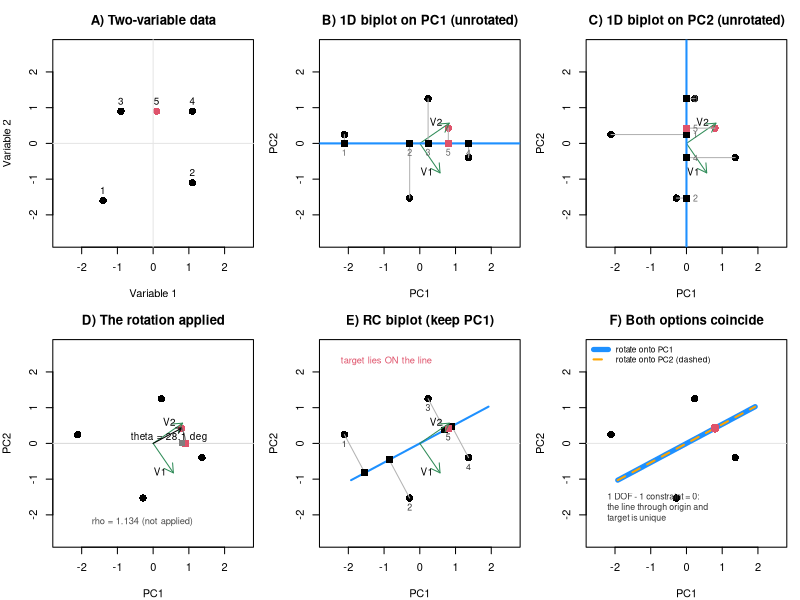

This chart was generated by the following R code:
# Originated in the `Explain XAI code` project's sandbox as
# `R/In-development/17_1a_toy-2d-to-1d-rotation.R` (snapshot 2026-09-10). This repo
# is now this script's home; edit it here.

# ============================================================================
# The Procrustes rotation at minimum scale — 2 variables reduced to a 1D biplot
# ----------------------------------------------------------------------------
# Supersedes "A3 Rotated Biplot.R", from which the data and the panel layout are
# taken. Redone in line with script 17_1: RC naming, trace-based RSS, and the
# adequacy / predictivity block.
#
# Five points in two variables are reduced to a ONE-dimensional biplot (r = 1),
# and the basis is rotated so that target point 5 lies exactly on that line.
# Because there is only one component left to draw, this is the smallest setting
# in which the rotation can be shown at all -- which is why it is a good place to
# build intuition, and why that intuition needs the warning at the bottom.
#
# THE QUESTION THIS SCRIPT ANSWERS: rotate onto PC1, or onto PC2?
#
# The answer is that IT MAKES NO DIFFERENCE. The two options produce the same
# rotation matrix A, the same retained axis, the same adequacy, the same RSS and
# the same sample predictivity. Only rho differs (1.134 vs 2.120), and rho is
# computed and then deliberately discarded -- by the thesis and by the package
# alike -- so nothing that is drawn depends on it.
#
# WHY THEY COINCIDE. The padding cbind(Y %*% Vr, 0) puts the retained score in
# SLOT 1 whichever component is nominated, so the target's reduced representation
# points along e1 either way. The Procrustes cross-product is C = 2*u*w' with
# w = (u_keep, 0): the same rank-1 column space (u) and row space (e1) in both
# cases, differing only by the scalar u_keep. A positive scalar does not change
# an SVD's singular vectors, so A comes out identical.
#
# The geometric version of the same statement: the retained axis is the TARGET'S
# OWN DIRECTION (verified below for all five points). In 2D there is exactly one
# line through the origin that contains the target, so there is nothing to choose.
#
# WHAT "DISAPPEARS", PRECISELY. Not PC2. BOTH original components disappear: the
# retained axis is RC1 = the target's direction, which is neither PC1 nor PC2, and
# the dropped axis is RC2 = its perpendicular. Per-variable adequacy moves from
# (0.3205, 0.6795) to (0.0122, 0.9878) -- variable 1's representation nearly
# vanishes while variable 2's becomes near-total. This is the r = 1 form of the
# point 17_1 makes at r = 2: after the rotation the original PC labels stop
# applying, and the axes are rotated components.
#
# WHERE THIS INTUITION BREAKS -- read this before generalising from the picture.
#
#   setting            subspace DOF   minus "contains the target"   free
#   p=2, r=1 (here)          1                  -1                   0   unique
#   p=3, r=2 (17_1)          2                  -1                   1
#   p=4, r=2 (17_2)          4                  -1                   3
#
# This toy is the ONLY case in the family where the rotation is fully determined.
# From p = 3 on there is leftover freedom and the Procrustes SVD resolves it
# arbitrarily: identical inputs give the identical plane, but the plane is not
# determined by the construction, and inputs that differ only in their last bits
# can land on a different one -- see 17_1 section 15c and
# biplot_rotation_and_pair_selection.md section 4.1.
#
# A residue of that freedom is visible even here: for points 1 and 4 the two
# options give DIFFERENT A matrices, yet the same retained axis. At p = 2 the
# degenerate subspace is one-dimensional, so the only freedom is the orientation
# of the DISCARDED axis -- which a 1D biplot never shows.
#
# CAVEAT ON THE THESIS NUMBERS. theta = 28.14 deg and rho = 1.134 reproduce the
# thesis's "28 degree rotation, rho = 1/1.13" (note section 2.3) exactly. But the
# thesis reports sample predictivity 0.72 -> 1 and RSS 0.28 -> 4 of 14, where this
# data gives 0.7776 -> 1 and 4.307 -> 4.927 of 11.4. These five points are
# therefore probably NOT the thesis's dataset; do not read the agreement in theta
# and rho as reproduction of the worked example.
#
# NOTE ON GRAPHICS. Base R, deliberately: a 5-point 2D example reads better as
# annotated static panels. Base-R plots do NOT render through Quarto's `#| file:`
# (CLAUDE.md section 6), so this would need a static export or a plotly rewrite
# before any article use.
# ============================================================================

rm(list = ls())

# --- 0) Data (A3's five points), centred but NOT scaled ---------------------
# Centring only, as A3 does. Consequently tr(X'X) = (n-1)*p does NOT apply here
# (that identity needs standardised data); total SS is 11.4, not 8. The other
# trace identity does hold and is asserted below: unrotated RSS == d[2]^2.
X.start <- matrix(c(1.5, 1.5,
                    4,   2,
                    2,   4,
                    4,   4,
                    3,   4), ncol = 2, byrow = TRUE)
X.st <- scale(X.start, center = TRUE, scale = FALSE)
p    <- 2L
i    <- 5L                       # target observation
n    <- nrow(X.st)

svdx <- svd(X.st); V <- svdx$v; D <- svdx$d
x    <- as.numeric(X.st[i, ])
u    <- as.numeric(x %*% V)      # the target in PC coordinates
stopifnot(sqrt(sum(x^2)) > 1e-10, min(D) > 1e-8)

XV2 <- X.st %*% V                # scores on both PCs
d2r <- function(r) r * 180 / pi

# --- 1) The rotation, with the retained component as a parameter ------------
# A3's construction, generalised: `keep` nominates which component becomes the
# 1D biplot. Everything else is A3 line for line.
a3_rot <- function(keep) {
  stopifnot(abs(u[keep]) > 1e-10)   # p=2 form of 17_1's ||w|| -> 0 warning:
                                    # a zero score makes C the zero matrix and A arbitrary
  X3 <- rbind(-X.st[i, , drop = FALSE], matrix(0, 1, p), X.st[i, , drop = FALSE])
  Y  <- X3 %*% V                                      # full-PC representation
  Z  <- X3 %*% V[, keep, drop = FALSE]                # reduced representation
  Z  <- cbind(Z, matrix(0, ncol = p - 1L, nrow = 3))  # padded back out to p columns
  C  <- t(Y) %*% Z
  s  <- svd(C)
  A  <- s$v %*% t(s$u)
  list(A    = A,
       Vrho = V %*% t(A),
       rho  = sum(diag(Z %*% A %*% t(Y))) / sum(diag(t(Z) %*% Z)),
       dsv  = s$d)
}

r1 <- a3_rot(1L)     # option 1: keep PC1
r2 <- a3_rot(2L)     # option 2: keep PC2

cat("=== The target ===\n")
cat(sprintf("  point %d, PC coords u = (%+.4f, %+.4f), ||u|| = %.4f\n",
            i, u[1], u[2], sqrt(sum(u^2))))
cat(sprintf("  angle to PC1 %.2f deg | angle to PC2 %.2f deg | sum %.2f deg (forced in 2D)\n",
            d2r(acos(abs(u[1]) / sqrt(sum(u^2)))),
            d2r(acos(abs(u[2]) / sqrt(sum(u^2)))),
            d2r(acos(abs(u[1]) / sqrt(sum(u^2)))) +
            d2r(acos(abs(u[2]) / sqrt(sum(u^2))))))

cat("\n=== Option 1 (keep PC1) vs option 2 (keep PC2) ===\n")
cat(sprintf("  Procrustes C singular values : keep PC1 %s | keep PC2 %s  -> rank 1 of %d\n",
            paste(format(r1$dsv, digits = 3), collapse = ", "),
            paste(format(r2$dsv, digits = 3), collapse = ", "), p))
cat(sprintf("  applied rotation acos(A[1,1]): keep PC1 %.2f deg | keep PC2 %.2f deg\n",
            d2r(acos(min(1, abs(r1$A[1, 1])))), d2r(acos(min(1, abs(r2$A[1, 1]))))))
cat(sprintf("  retained axis RC1            : keep PC1 (%.6f, %.6f) | keep PC2 (%.6f, %.6f)\n",
            r1$Vrho[1, 1], r1$Vrho[2, 1], r2$Vrho[1, 1], r2$Vrho[2, 1]))
cat(sprintf("  |cos| between the two axes   : %.10f\n",
            abs(sum(r1$Vrho[, 1] * r2$Vrho[, 1]))))
cat(sprintf("  rho (computed, NOT applied)  : keep PC1 %.6f | keep PC2 %.6f  <- the only difference\n",
            r1$rho, r2$rho))

cat("\n=== The retained axis is the target's own direction ===\n")
ux <- x / sqrt(sum(x^2))
cat(sprintf("  x/||x|| = (%.6f, %.6f)\n", ux[1], ux[2]))
for (k in 1:n) {
  xk <- as.numeric(X.st[k, ]); uk <- as.numeric(xk %*% V)
  X3k <- rbind(-X.st[k, , drop = FALSE], matrix(0, 1, p), X.st[k, , drop = FALSE])
  Yk  <- X3k %*% V
  Zk  <- cbind(X3k %*% V[, 1L, drop = FALSE], matrix(0, ncol = p - 1L, nrow = 3))
  sk  <- svd(t(Yk) %*% Zk); Vk <- V %*% t(sk$v %*% t(sk$u))
  cat(sprintf("  point %d: |cos(RC1, x)| = %.12f\n", k,
              abs(sum(Vk[, 1] * xk / sqrt(sum(xk^2))))))
}

# --- 2) Diagnostics: what the rotation costs --------------------------------
# 17_1's section-13 block, with J = diag(1, 0) because the biplot here is 1D.
# RSS uses the TRACE (A3's original summed every matrix entry, which is not a sum
# of squares and made the rotation look like it improved global fit).
J      <- diag(c(1, 0))
S      <- D^2
XtX    <- crossprod(X.st)
tot_SS <- sum(diag(XtX))

rc_diagnostics <- function(Vv, label) {
  # Uv uses the original D; J is diagonal so it commutes with D and the factors
  # cancel, leaving ||proj of x_k onto the kept axis||^2 / ||x_k||^2.
  Uv  <- X.st %*% Vv %*% solve(diag(D))
  adq <- diag(Vv %*% J %*% t(Vv)) / diag(Vv %*% t(Vv))
  axp <- diag(Vv %*% diag(S) %*% J %*% t(Vv)) / diag(Vv %*% diag(S) %*% t(Vv))
  smp <- diag(Uv %*% diag(S) %*% J %*% t(Uv)) / diag(Uv %*% diag(S) %*% t(Uv))
  rss <- tot_SS - sum(diag(XtX %*% Vv %*% J %*% t(Vv)))
  xh  <- max(abs(x %*% Vv[, 1, drop = FALSE] %*% t(Vv[, 1, drop = FALSE]) - x))
  cat(sprintf(paste0("  %-12s adequacy %s | axis-pred %s | RSS %7.4f of %.4f",
                     " | target SP %.6f | others %.4f | max|xhat-x| %.2e\n"),
              label, paste(sprintf("%.4f", adq), collapse = " "),
              paste(sprintf("%.4f", axp), collapse = " "),
              rss, tot_SS, smp[i], mean(smp[-i]), xh))
  list(adq = adq, axp = axp, smp = smp, rss = rss, xh = xh)
}

cat("\n=== What the rotation costs (J = diag(1,0): the 1D biplot) ===\n")
dgA <- rc_diagnostics(V,       "unrotated")
dg1 <- rc_diagnostics(r1$Vrho, "keep PC1")
dg2 <- rc_diagnostics(r2$Vrho, "keep PC2")

cat(sprintf(paste0("\n  THE TRADE: target %d becomes EXACT (%.4f -> %.6f) while the other %d\n",
                   "  points get slightly worse (%.4f -> %.4f) and the residual rises\n",
                   "  (%.4f -> %.4f of %.4f). Variable %d's representation is what collapses\n",
                   "  (adequacy %.4f -> %.4f): the axes are no longer PC1 and PC2.\n"),
            i, dgA$smp[i], dg1$smp[i], n - 1L,
            mean(dgA$smp[-i]), mean(dg1$smp[-i]),
            dgA$rss, dg1$rss, tot_SS,
            which.min(dg1$adq), dgA$adq[which.min(dg1$adq)], min(dg1$adq)))

# --- 3) The equivalence, asserted -------------------------------------------
stopifnot(
  max(abs(r1$A - r2$A)) < 1e-12,                                   # same rotation
  abs(abs(sum(r1$Vrho[, 1] * r2$Vrho[, 1])) - 1) < 1e-12,          # same retained axis
  abs(abs(sum(r1$Vrho[, 1] * ux)) - 1) < 1e-12,                    # = the target's direction
  abs(dg1$rss - dg2$rss) < 1e-10,                                  # same cost
  max(abs(dg1$adq - dg2$adq)) < 1e-10,
  abs(dg1$smp[i] - 1) < 1e-8, abs(dg2$smp[i] - 1) < 1e-8,          # target becomes exact
  dg1$xh < 1e-10, dg2$xh < 1e-10, dgA$xh > 1e-3,                   # xhat = x only after
  abs(dgA$rss - D[2]^2) < 1e-10                                    # unrotated RSS is d2^2
)
cat("\n  All equivalence assertions pass: the two options are the same biplot.\n")

# --- 4) Degrees of freedom: why this toy is the only unambiguous case -------
cat("\n=== Degrees of freedom ===\n")
# CORRECTED 2026-09-10. This table previously ran subspace / constraint / free and
# gave "free = 3" at p = 4, citing the note's "3-dimensional manifold". That 3 is
# the count of free ROTATIONS, not of free PLANES, and the two are different
# numbers: containing a fixed line is TWO conditions on Gr(2,4), not one, so the
# plane family has dimension 2. Measured numerically in 17_3 section 4 (tangent
# rank 2) and in 17_2 section 8a. The difference between the columns is the
# leftover freedom in the frame once the plane is fixed.
dof <- data.frame(
  setting     = c("p=2, r=1  (this script)", "p=3, r=2  (17_1)", "p=4, r=2  (17_2)"),
  planes      = c(0L, 1L, 2L),
  rotations   = c(1L, 2L, 3L),
  consequence = c("plane unique -- both options coincide",
                  "1 free plane direction; plane not determined",
                  "2 free plane directions; 3-dim manifold of rotations")
)
print(dof, row.names = FALSE)
cat("  'planes' counts admissible 2-planes (or lines, at r = 1) through the target;\n")
cat("  'rotations' counts the orthogonal matrices the Procrustes step may return.\n")
cat("  The rotation is fully determined ONLY here. Do not carry this picture's\n")
cat("  tidiness into p >= 3 -- see 17_1 section 15c and the note's section 4.1.\n")

# --- 5) Panels ---------------------------------------------------------------
op <- par(no.readonly = TRUE)
par(mfrow = c(2, 3), mar = c(4, 4, 3, 1))
cols <- c(1, 1, 1, 1, 2)          # target (point 5) in red
lim  <- c(-2.6, 2.6)

## A) the data in variable space
plot(X.st, asp = 1, col = cols, pch = 16, cex = 1.5, xlim = lim, ylim = lim,
     xlab = "Variable 1", ylab = "Variable 2", main = "A) Two-variable data")
text(X.st[, 1], X.st[, 2], labels = seq_len(n), pos = 3, cex = 0.9)
abline(h = 0, v = 0, col = "grey90")

## B) unrotated biplot, keeping PC1 -- the first option's starting point
plot(XV2, asp = 1, col = cols, pch = 16, cex = 1.5, xlim = lim, ylim = lim,
     xlab = "PC1", ylab = "PC2", main = "B) 1D biplot on PC1 (unrotated)")
for (k in 1:p) {
  arrows(0, 0, V[k, 1], V[k, 2], col = "seagreen", length = 0.1)
  text(V[k, 1], V[k, 2], labels = paste0("V", k), pos = 2, cex = 0.9)
}
abline(h = 0, lwd = 2, col = "dodgerblue")
segments(XV2[, 1], 0, XV2[, 1], XV2[, 2], col = "grey70")
points(XV2[, 1], rep(0, n), pch = 15, cex = 1.4, col = cols)
text(XV2[, 1], -0.25, labels = seq_len(n), cex = 0.8, col = "grey40")

## C) unrotated biplot, keeping PC2 -- the second option's starting point
plot(XV2, asp = 1, col = cols, pch = 16, cex = 1.5, xlim = lim, ylim = lim,
     xlab = "PC1", ylab = "PC2", main = "C) 1D biplot on PC2 (unrotated)")
for (k in 1:p) {
  arrows(0, 0, V[k, 1], V[k, 2], col = "seagreen", length = 0.1)
  text(V[k, 1], V[k, 2], labels = paste0("V", k), pos = 2, cex = 0.9)
}
abline(v = 0, lwd = 2, col = "dodgerblue")
segments(0, XV2[, 2], XV2[, 1], XV2[, 2], col = "grey70")
points(rep(0, n), XV2[, 2], pch = 15, cex = 1.4, col = cols)
text(0.25, XV2[, 2], labels = seq_len(n), cex = 0.8, col = "grey40")

## D) the rotation that is actually applied
theta <- acos(min(1, abs(r1$A[1, 1])))
plot(XV2, asp = 1, col = cols, pch = 16, cex = 1.5, xlim = lim, ylim = lim,
     xlab = "PC1", ylab = "PC2", main = "D) The rotation applied")
abline(h = 0, col = "grey85")
for (k in 1:p) {
  arrows(0, 0, V[k, 1], V[k, 2], col = "seagreen", length = 0.1)
  text(V[k, 1], V[k, 2], labels = paste0("V", k), pos = 2, cex = 0.9)
}
arrows(0, 0, XV2[i, 1], XV2[i, 2], length = 0.06)          # target's vector
arc <- seq(0, theta, length.out = 200)
lines(cos(arc) * sqrt(sum(u^2)), sin(arc) * sqrt(sum(u^2)), col = "grey40")
points(sqrt(sum(u^2)), 0, pch = 15, cex = 1.4, col = 2)    # where it lands (full length)
points(XV2[i, 1], 0, pch = 15, cex = 1.2, col = "grey50")  # orthogonal projection (shorter)
text(sqrt(sum(u^2)) / 2, 0.18,
     labels = sprintf("theta = %.1f deg", d2r(theta)), cex = 0.9)
text(-1.9, -2.2, labels = sprintf("rho = %.3f (not applied)", r1$rho),
     cex = 0.85, col = "grey30", pos = 4)

## E) the rotated component (RC) biplot
XVrho <- X.st %*% r1$Vrho
plot(XV2, asp = 1, col = cols, pch = 16, cex = 1.5, xlim = lim, ylim = lim,
     xlab = "PC1", ylab = "PC2", main = "E) RC biplot (keep PC1)")
abline(h = 0, col = "grey90")
L  <- max(abs(XVrho[, 1])) * 1.25
uu <- r1$Vrho[, 1] / sqrt(sum(r1$Vrho[, 1]^2))
# the retained axis, drawn in PC coordinates
ax <- as.numeric(t(V) %*% uu)
segments(-L * ax[1], -L * ax[2], L * ax[1], L * ax[2], lwd = 2, col = "dodgerblue")
s  <- as.numeric(XV2 %*% ax)
segments(XV2[, 1], XV2[, 2], s * ax[1], s * ax[2], col = "grey70")
points(s * ax[1], s * ax[2], pch = 15, cex = 1.4, col = cols)
for (k in 1:p) {
  arrows(0, 0, V[k, 1], V[k, 2], col = "seagreen", length = 0.1)
  text(V[k, 1], V[k, 2], labels = paste0("V", k), pos = 2, cex = 0.9)
}
text(XV2[, 1], XV2[, 2], labels = seq_len(n), pos = 1, cex = 0.8, col = "grey20")
text(-2.4, 2.3, labels = "target lies ON the line", cex = 0.85, col = 2, pos = 4)

## F) the punchline -- both options give the same line
plot(XV2, asp = 1, col = cols, pch = 16, cex = 1.5, xlim = lim, ylim = lim,
     xlab = "PC1", ylab = "PC2", main = "F) Both options coincide")
abline(h = 0, col = "grey90")
ax1 <- as.numeric(t(V) %*% (r1$Vrho[, 1] / sqrt(sum(r1$Vrho[, 1]^2))))
ax2 <- as.numeric(t(V) %*% (r2$Vrho[, 1] / sqrt(sum(r2$Vrho[, 1]^2))))
segments(-L * ax1[1], -L * ax1[2], L * ax1[1], L * ax1[2],
         lwd = 5, col = "dodgerblue")                       # from keeping PC1
segments(-L * ax2[1], -L * ax2[2], L * ax2[1], L * ax2[2],
         lwd = 2, col = "orange", lty = 2)                  # from keeping PC2
points(XV2[i, 1], XV2[i, 2], pch = 16, cex = 1.8, col = 2)
legend("topleft", bty = "n", cex = 0.75,
       legend = c("rotate onto PC1", "rotate onto PC2 (dashed)"),
       col = c("dodgerblue", "orange"), lty = c(1, 2), lwd = c(5, 2))
text(-2.4, -1.9, cex = 0.8, col = "grey20", pos = 4,
     labels = "1 DOF - 1 constraint = 0:\nthe line through origin and\ntarget is unique")

par(op)

cat("\nPanels drawn. Panel F is the demonstration: the two lines superimpose.\n")
